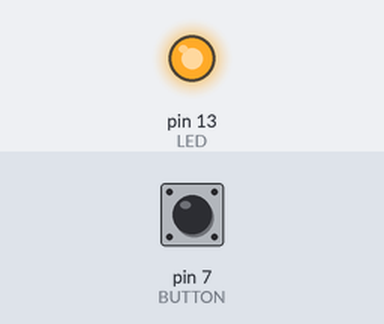
The program below on a simulated Arduino Uno, built with avr-gcc and run on an emulated ATmega328P. On the bench: output pins drawn as LEDs (lit = HIGH). Dashed ring = blinking. Inputs (shaded band) come from the test bench; at power-on: pin 7 (BUTTON) HIGH.

Above: at 1.2 s.
1.3 s: pin 7 (BUTTON) pulled LOW for 3.2 s
At 4.7 s:
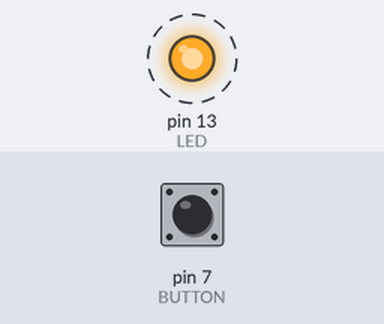
6.0 s: pin 7 (BUTTON) pulled LOW for 0.15 s
At 7.0 s:
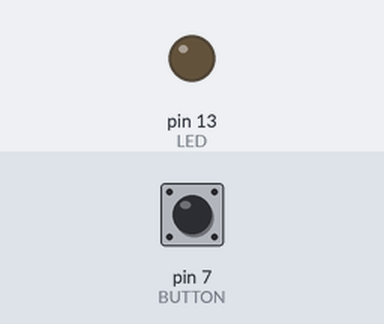
Timing chart, 0 to 9.0 s (numbered marks = the images above; inputs shaded):
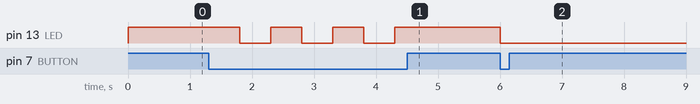

The program:

main.cpp
```cpp
#include <Arduino.h>

// peripheral definition
static const int LED = 13;
static const int BUTTON = 7;

// global variables (states)
int buttonState = HIGH;
int ledState = -1;

unsigned long lastDebounceTime = 0; // the last time the output pin was toggled
unsigned long debounceDelay = 500;  // the debounce time, increase the time if LED ficker

void setup()
{
  // peripheral configuration
  pinMode(LED, OUTPUT);
  pinMode(BUTTON, INPUT_PULLUP);
  // put LED into default state
  digitalWrite(LED, ledState);
}

void loop()
{
  // sample the state of button (pressed or not)
  buttonState = digitalRead(BUTTON);
  // filter out any noise by setting a time buffer
  if ((millis() - lastDebounceTime) > debounceDelay)
  {
    // if button is pressed, toggle the state of LED
    if (buttonState == LOW && ledState < 0)
    {
      digitalWrite(LED, HIGH); // turn on the LED
      ledState = -ledState;
      lastDebounceTime = millis(); // set the current time
    }
    else if (buttonState == LOW && ledState > 0)
    {
      digitalWrite(LED, LOW);
      ledState = -ledState;
      lastDebounceTime = millis(); // set the current time
    }
  }
}
```

Measured:
- after the input at 1.3 s, pin 13 (LED): alternates HIGH for 0.50 s and LOW for 0.50 s, 6 changes in all, then stays HIGH, starting after 0.50 s
- after the input at 6.0 s, pin 13 (LED): HIGH → LOW at once
